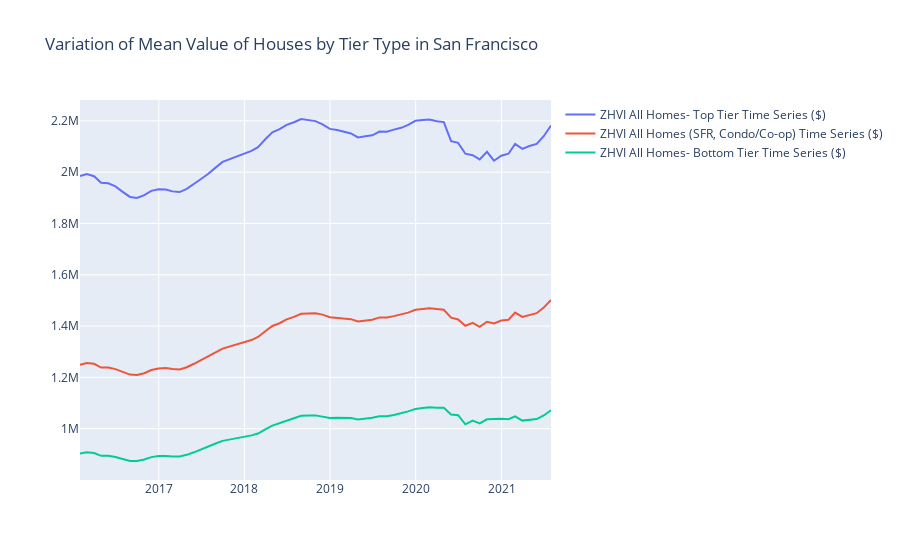

Notebook source saved alongside this figure:
### Code cell
plot1=SF.loc[:'2016']
figr=plot_df(plot1,'Variation of Mean Value of Houses by Tier Type in San Francisco')
plotly.iplot(figr)
